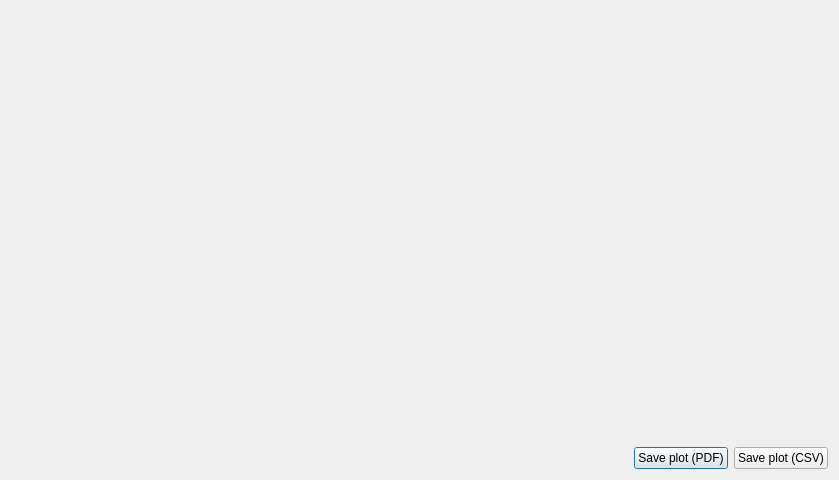
<?xml version="1.0" encoding="UTF-8"?>
<ui version="4.0">
 <class>PlotDialog</class>
 <widget class="QDialog" name="PlotDialog">
  <property name="geometry">
   <rect>
    <x>0</x>
    <y>0</y>
    <width>839</width>
    <height>480</height>
   </rect>
  </property>
  <property name="windowTitle">
   <string>Dialog</string>
  </property>
  <layout class="QVBoxLayout" name="verticalLayout">
   <item>
    <widget class="QCustomPlot" name="dialogPlot" native="true"/>
   </item>
   <item>
    <layout class="QHBoxLayout" name="horizontalLayout">
     <item>
      <spacer name="horizontalSpacer">
       <property name="orientation">
        <enum>Qt::Horizontal</enum>
       </property>
       <property name="sizeHint" stdset="0">
        <size>
         <width>40</width>
         <height>20</height>
        </size>
       </property>
      </spacer>
     </item>
     <item>
      <widget class="QPushButton" name="buttonSavePDF">
       <property name="text">
        <string>Save plot (PDF)</string>
       </property>
      </widget>
     </item>
     <item>
      <widget class="QPushButton" name="buttonSaveCSV">
       <property name="text">
        <string>Save plot (CSV)</string>
       </property>
      </widget>
     </item>
    </layout>
   </item>
  </layout>
 </widget>
 <customwidgets>
  <customwidget>
   <class>QCustomPlot</class>
   <extends>QWidget</extends>
   <header>qcustomplot.h</header>
   <container>1</container>
  </customwidget>
 </customwidgets>
 <resources/>
 <connections/>
</ui>
